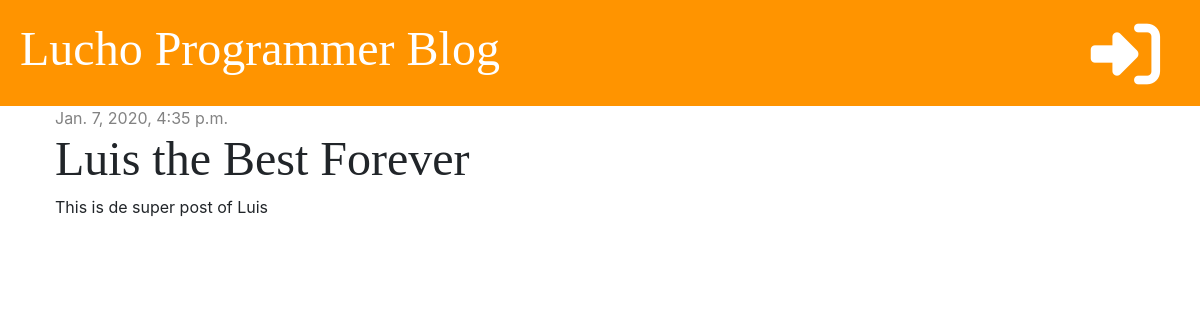
Screenshot of /post/3/ with the database file from the repository.
### blog/models.py (models this page shows, shortened)
class Post(models.Model):
    author = models.ForeignKey('auth.User', on_delete=models.CASCADE)
    title = models.CharField(max_length=200)
    text = models.TextField()
    created_date = models.DateTimeField(default=timezone.now)
    published_date = models.DateTimeField(blank=True, null=True)

### blog/views.py (the view)
# urls.py: path('post/<int:pk>/', views.post_detail, name='post_detail'),
def post_detail(request, pk):
    post = get_object_or_404(Post, pk=pk)
    stuff_for_frontend = {'post': post}
    return render(request, 'blog/post_detail.html', stuff_for_frontend)

### blog/templates/blog/post_detail.html (shortened to what this page needs)
{% extends 'blog/base.html' %}
{% block content %}
    <div class="post">
        {% if post.published_date %}
            <div class="date">
                {{ post.published_date }}
            </div>
        {% else %}
            <a href="/" class="btn btn-primary">Publish</a>
        {% endif %}
        <h1>{{ post.title }}</h1>
        <p>{{ post.text | linebreaksbr }}</p>
    </div>
{% endblock %}

### blog/static/css/blog.css (style rules this page uses)
h1, h2, h3, h4 { font-family: 'Tangerine', 'Inconsolata', 'Droid Sans', serif; font-size: 48px; }
.date { color: #828282 }
.post { margin-bottom: 70px; }

### rows the page displays
Post: published_date "Jan. 7, 2020, 4:35 p.m.", title "Luis the Best Forever", text "This is de super post of Luis"
